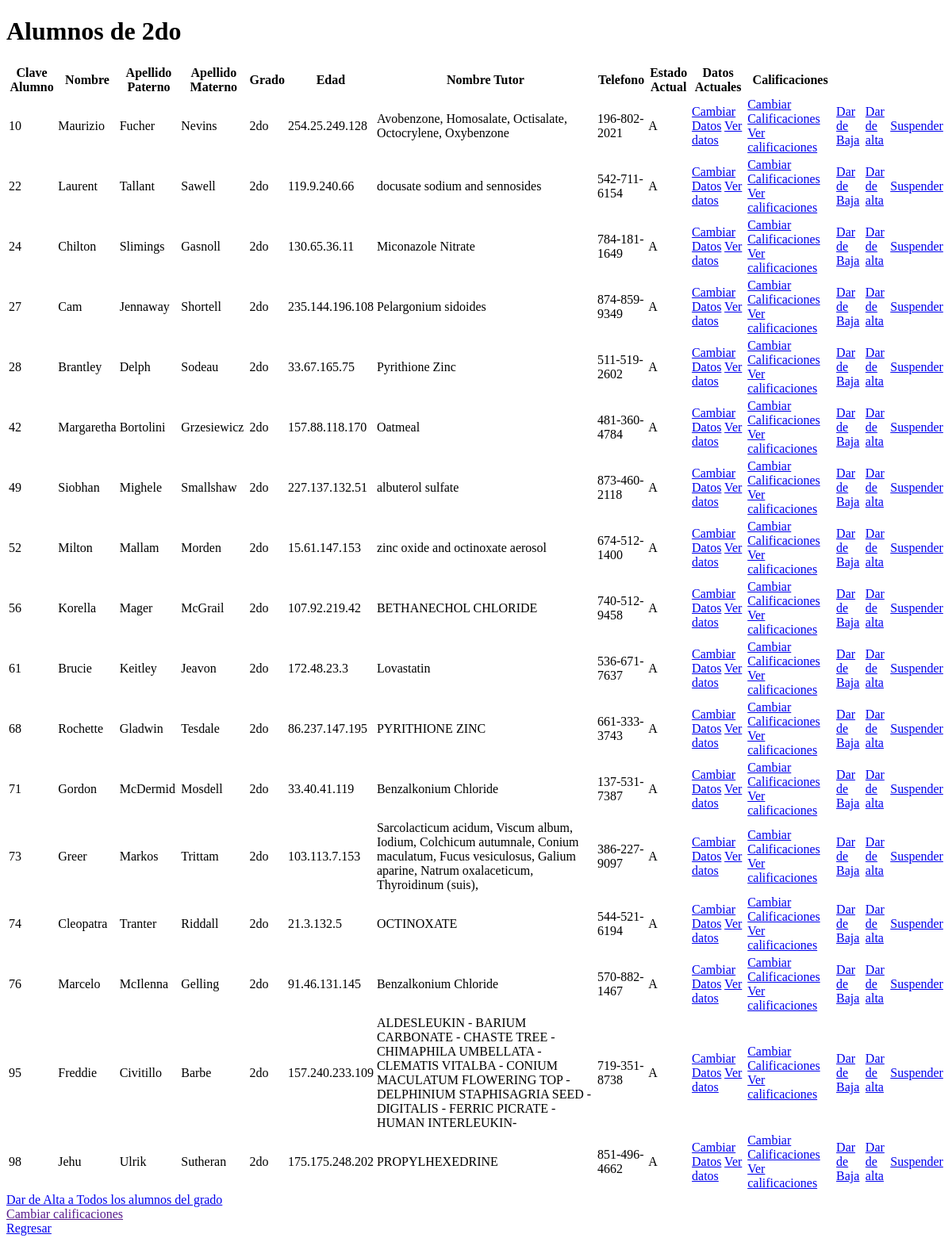
The page /verAlumno/2do on the database as committed earlier.
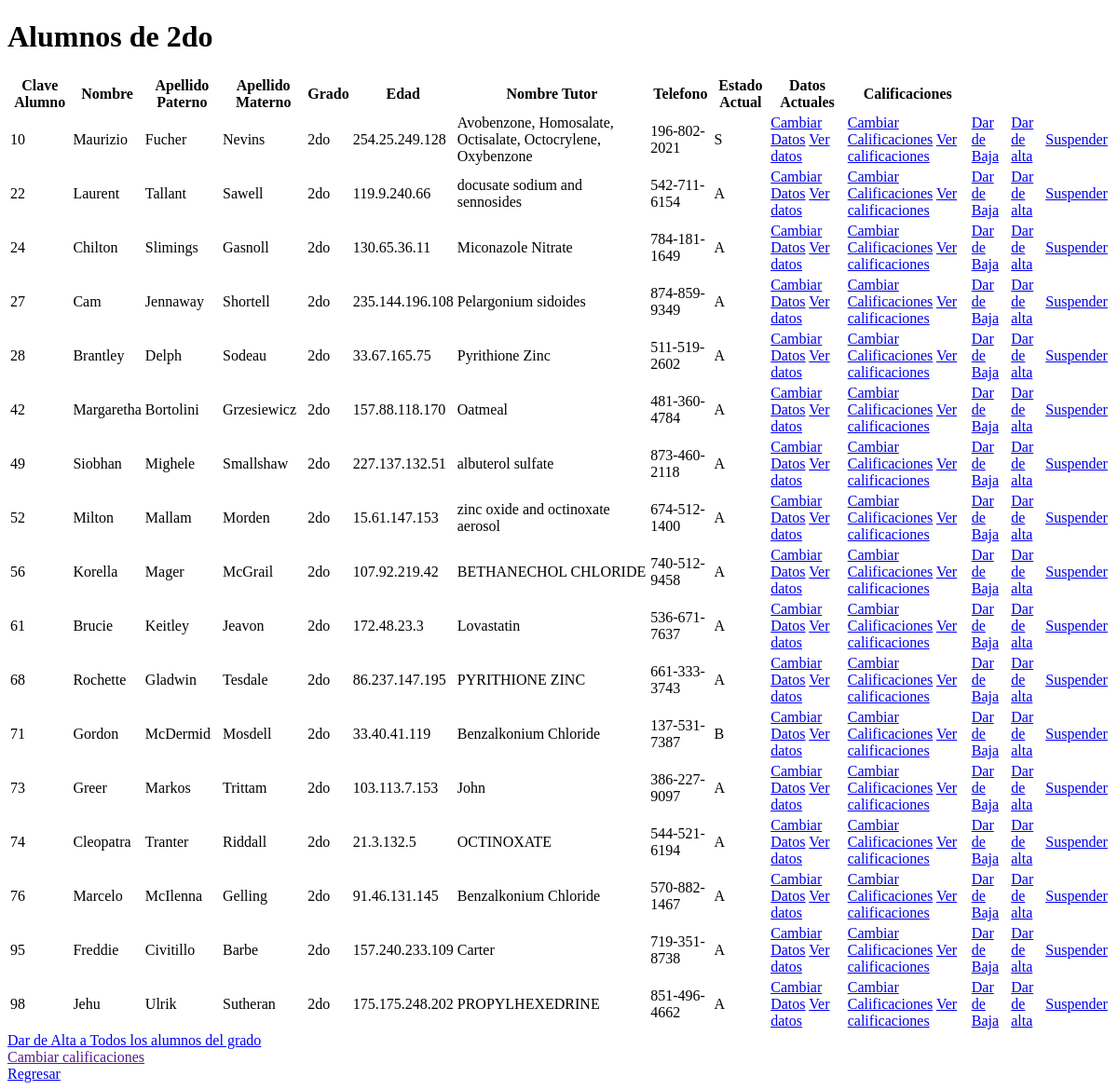
The same page on the database as committed later.
### tables this page shows
CREATE TABLE estudiante(
    estudiante_ID NUMBER(30) PRIMARY KEY, 
    nombre VARCHAR(20) NOT NULL,
    apellido_pat VARCHAR(20) NOT NULL,
    apellido_mat VARCHAR(20),
    grado VARCHAR(20) NOT NULL,
    edad NUMBER(5) NOT NULL,
    nombre_tutor VARCHAR(50),
    telefono VARCHAR(50),
    dia_registro DATE DEFAULT SYSDATE,
    estado CHAR(2),
    CONSTRAINT estado_ck CHECK(estado IN ('A', 'S', 'B'))
);

### app.py (the view)
@app.route('/verAlumno/<grupo>')
def verAlumno(grupo):
    estudiantes = coneccion.consulta_estudiantes(grupo)
    return render_template('veralumno.html', estu=estudiantes )

### models.py (called while the page is built)
def consulta_estudiantes(grado):
    con = sql.connect("DB/baseConeyotl.db")
    cursor = con.cursor()
    cursor.execute("SELECT * FROM estudiante where grado=?",(grado,))
    datos_estudiantes = cursor.fetchall()
    con.commit()
    con.close()
    return datos_estudiantes

### templates/veralumno.html (shortened to what this page needs)
<!DOCTYPE html>
<html lang="es">
<head>
</head>
<body>
    <h1>Alumnos de {{ estu.4.4 }} </h1>
    <table>
        <thead>
            <tr>
                <th>Clave Alumno </th>
                <th>Nombre </th>
                <th>Apellido Paterno </th>
                <th>Apellido Materno </th>
                <th>Grado </th>
                <th>Edad </th>
                <th>Nombre Tutor </th>
                <th>Telefono </th>
                <th> Estado Actual </th>
                <th> Datos Actuales </th>
                <th> Calificaciones </th>
            </tr>
        </thead>
        <tbody>
            <tr>
                {% for i in estu %}
                <td>{{ i.0 }}</td>
                <td>{{ i.1 }}</td>
                <td>{{ i.2 }}</td>
                <td>{{ i.3 }}</td>
                <td>{{ i.4 }}</td>
                <td>{{ i.5 }}</td>
                <td>{{ i.6 }}</td>
                <td>{{ i.7 }}</td>
                <td>{{ i.9 }}</td>
                <td><a href="/editar/actualizar/{{ i.0 }}/{{ i.4 }}">Cambiar Datos</a> <a href="/verAlumnoDatos/{{ i.0 }}/{{ i.4 }}">Ver datos</a> </td>
                <td><a href="/editar/cambiar/calificaciones/{{ i.0 }}/{{ i.4 }}">Cambiar Calificaciones</a> <a href="/editar/actualizar/calificaciones/{{ i.0 }}/{{ i.4 }}">Ver calificaciones</a> </td>
                <td><a href="/baja/{{ i.0 }}/{{ i.4 }}">Dar de Baja</a></td>
                <td><a href="/alta/{{ i.0 }}/{{ i.4 }}">Dar de alta</a></td>
                <td><a href="/suspender/{{ i.0 }}/{{ i.4 }}">Suspender</a></td>
            </tr>
            {% endfor %}
        </tbody>
    </table>
    <a href="/edit/{{ estu.4.4 }}">Dar de Alta a Todos los alumnos del grado</a> <br>
    <a href="">Cambiar calificaciones</a> <br>
    <a href="/admin">Regresar</a>
</body>
</html>

Rows that differ between the two databases and show on the page:
changed estudiante "Maurizio": estado "A" → "S"
changed estudiante "Gordon": estado "A" → "B"
changed estudiante "Greer": nombre_tutor "Sarcolacticum acidum, Viscum album, Iodium, Colchicum autumnale, Conium maculatum, Fucus vesiculosus, Galium aparine, Natrum oxalaceticum, Thyroidinum (suis)," → "John"
changed estudiante "Freddie": nombre_tutor "ALDESLEUKIN - BARIUM CARBONATE - CHASTE TREE - CHIMAPHILA UMBELLATA - CLEMATIS VITALBA - CONIUM MACULATUM FLOWERING TOP - DELPHINIUM STAPHISAGRIA SEED - DIGITALIS - FERRIC PICRATE - HUMAN INTERLEUKIN-" → "Carter"
